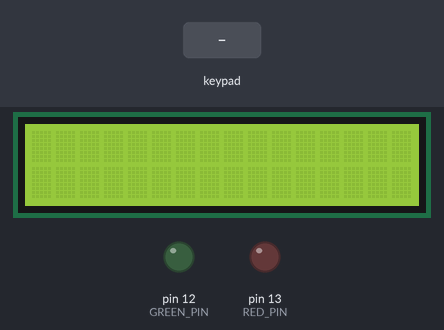
A sketch run on a simulated Arduino Uno, built with avr-gcc and run on an emulated ATmega328P. Parts: 16×2 character LCD, output pins drawn as LEDs (lit = HIGH). Inputs (shaded band) come from the test bench.

Above: at 1.2 s.
1.3 s: keypad keys 1 A 2 B # pressed 0.4 s apart
At 4.0 s:
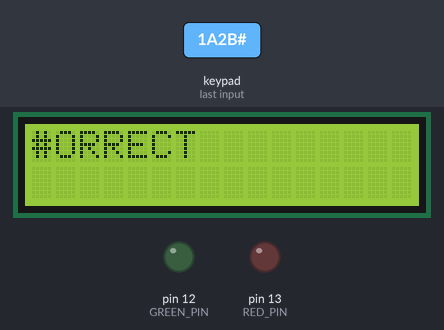
5.0 s: keypad keys 1 A 2 B * pressed 0.4 s apart
At 7.8 s:
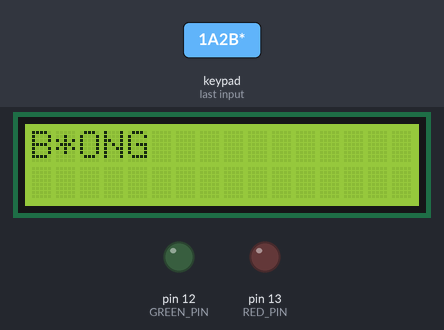
8.5 s: key '1' pressed
At 9.0 s:
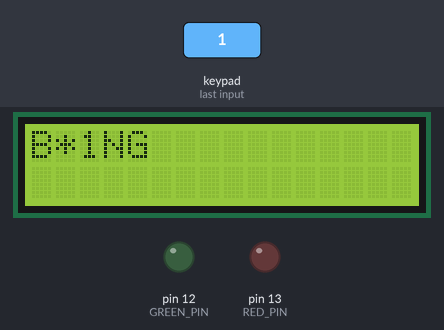
10.0 s: keypad keys 1 A 2 B pressed 0.4 s apart
At 12.2 s:
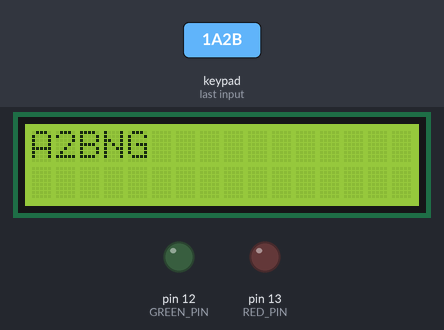
13.1 s: keypad keys 9 8 7 6 pressed 0.4 s apart
At 14.6 s:
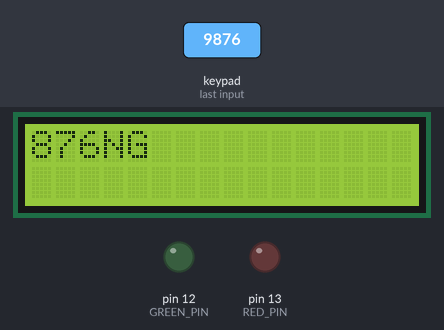
16.2 s: key '2' pressed
At 17.0 s:
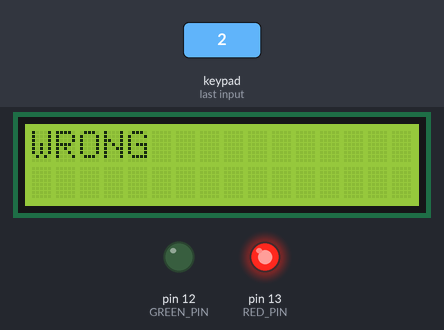
Timing chart, 0 to 19.2 s (numbered marks = the images above; inputs shaded):
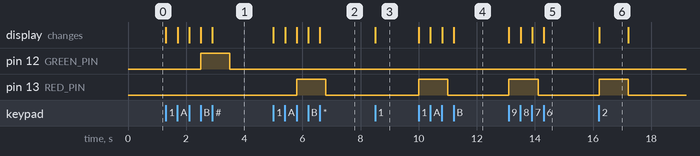

Measured:
- after the input at 1.3 s, pin 12 (GREEN_PIN): LOW → HIGH after 1.2 s, → LOW 1.0 s later; the display: first changes at once (image 1 shows a later state)
- after the input at 5.0 s, pin 13 (RED_PIN): LOW → HIGH after 0.81 s, → LOW 1.0 s later; the display: first changes at once (image 2 shows a later state)
- after the input at 8.5 s, the display: changes at once (image 3)
- after the input at 10.0 s, pin 13 (RED_PIN): LOW → HIGH at once, → LOW 1.0 s later; the display: first changes at once (image 4 shows a later state)
- after the input at 13.1 s, pin 13 (RED_PIN): LOW → HIGH at once, → LOW 1.0 s later; the display: first changes at once (image 5 shows a later state)
- after the input at 16.2 s, pin 13 (RED_PIN): LOW → HIGH at once, → LOW 1.0 s later; the display: changes at once (image 6)
- what the display in image 6 shows lasts 1.0 s, from 16.2 s to 17.2 s

The sketch:

sketch_1.2.ino
```cpp
#include <Keypad.h>
#include <LiquidCrystal.h>

#define RED_PIN 13
#define GREEN_PIN 12

#define LCD_WIDTH 16
#define LCD_LENGTH 2

#define INTERVAL 1000
#define MESSAGE_DISPLAY_TIME 1000

#define CORRECT_CODE "CORRECT"
#define WRONG_CODE "WRONG"

const int ROW_NUM    = 4;
const int COLUMN_NUM = 4;
unsigned long previousMillis = 0;
unsigned long messageDisplayStart = 0;

char keys[ROW_NUM][COLUMN_NUM] = {
  {'1','2','3', 'A'},
  {'4','5','6', 'B'},
  {'7','8','9', 'C'},
  {'*','0','#', 'D'}
};

byte pin_rows[ROW_NUM] = {9, 8, 7, 6};
byte pin_column[COLUMN_NUM] = {5, 4, 3, 2};

Keypad keypad = Keypad(makeKeymap(keys), pin_rows, pin_column, ROW_NUM, COLUMN_NUM );

const int RS = A5, EN = A4, D4 = A3, D5 = A2, D6 = A1, D7 = A0;
LiquidCrystal lcd(RS, EN, D4, D5, D6, D7);

int cursorColumn = 0;
int cursorRow = 0;

String validCode = "1A2B";
String currentCode;

void setup(){
  lcd.begin(LCD_WIDTH, LCD_LENGTH);

  pinMode(RED_PIN, OUTPUT);
  pinMode(GREEN_PIN, OUTPUT);
}

void loop(){
  char key = keypad.getKey();

  if (key) {
    lcd.setCursor(cursorColumn, cursorRow);
    lcd.print(key);
    currentCode += key;

    cursorColumn++;

    int codeLength = 4;

    if (cursorColumn == codeLength) {
      int ledPin;
      bool correctCode = false;

      if (currentCode == validCode) {
        ledPin = GREEN_PIN;
        lcd.clear();
        lcd.setCursor(0, 0);
        lcd.print(CORRECT_CODE);
        correctCode = true;
      } else {
        ledPin = RED_PIN;
        lcd.clear();
        lcd.setCursor(0, 0);
        lcd.print(WRONG_CODE);
        correctCode = true;
      }

      digitalWrite(ledPin, HIGH);
      messageDisplayStart = millis();

      cursorColumn = 0;
      currentCode = "";

      if (correctCode) {
        previousMillis = millis();
      }
    }
  }

  unsigned long currentMillis = millis();

  if ((currentMillis - messageDisplayStart >= MESSAGE_DISPLAY_TIME) && (cursorColumn == 0)) {
    digitalWrite(RED_PIN, LOW);
    digitalWrite(GREEN_PIN, LOW);
    lcd.clear();
  }

  if (currentMillis - previousMillis >= INTERVAL) {
    digitalWrite(RED_PIN, LOW);
    digitalWrite(GREEN_PIN, LOW);
    previousMillis = currentMillis;
  }
}
```
